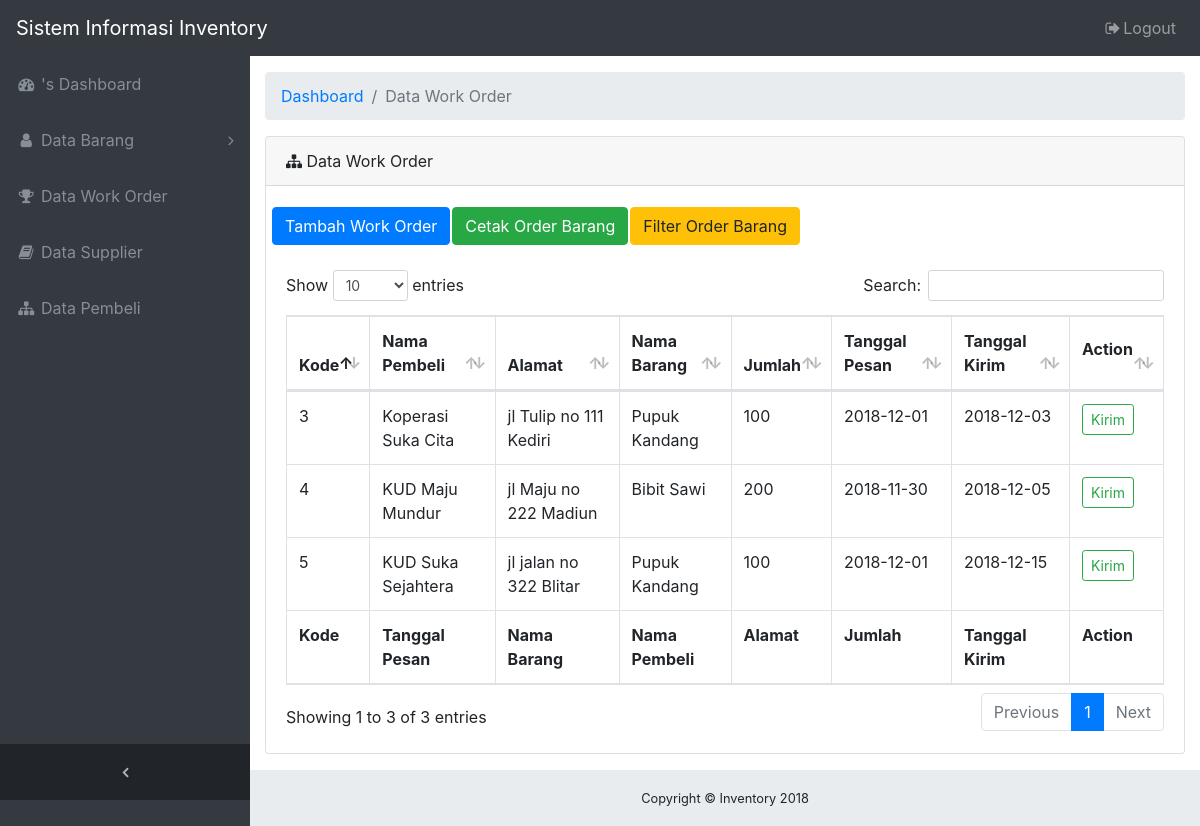
The page /index.php/order on the database its author committed.
### tables this page shows
CREATE TABLE `order` (
  `id_order` int(11) NOT NULL,
  `kd_pembeli` int(11) NOT NULL,
  `kd_brg` int(11) NOT NULL,
  `jumlahOrder` int(11) NOT NULL,
  `tgl_pesan` varchar(30) NOT NULL,
  `tgl_kirim` varchar(30) NOT NULL,
  `status` int(2) NOT NULL DEFAULT '0'
);

CREATE TABLE `pembeli` (
  `kd_pembeli` int(10) NOT NULL,
  `nm_pembeli` varchar(50) NOT NULL,
  `alamat` varchar(100) NOT NULL,
  `telpon` varchar(15) NOT NULL,
  `email` varchar(29) NOT NULL
);

CREATE TABLE `barang` (
  `kd_brg` int(10) NOT NULL,
  `nm_brg` varchar(50) NOT NULL,
  `jumlah` float NOT NULL,
  `kd_supplier` int(10) NOT NULL
);

### application/controllers/Order.php (called while the page is built, shortened)
<?php
class Order extends CI_Controller {
	function __construct()
	{
		$this->load->library('form_validation');
		$this->load->model('m_order');
		$this->load->model('m_barangKeluar');
		$this->load->helper('date');
	}
	public function index()
	{
		$data['result'] = $this->m_order->get_join();
		$this->load->view('sidebaradmin');
		$this->load->view('order', $data);
		$this->load->view('footer');
	}
}

### index.php (called while the page is built, shortened)
<?php
require_once BASEPATH.'core/CodeIgniter.php';

### application/models/M_order.php (called while the page is built, shortened)
<?php
class M_order extends CI_Model
{
    public function get_join(){
        $this->db->select('*');
        $this->db->join('barang', 'barang.kd_brg = order.kd_brg');
        $this->db->join('pembeli', 'pembeli.kd_pembeli = order.kd_pembeli');
        $this->db->from('order');
        $query = $this->db->get();
        return $query->result();
    }
}

### application/views/order.php (the view, shortened to what this page needs)
<div class="content-wrapper">
  <div class="container-fluid">
  <ol class="breadcrumb">
    <li class="breadcrumb-item">
      <a href="#">Dashboard</a>
    </li>
    <li class="breadcrumb-item active">Data Work Order</li>
  </ol>
  <div class="card mb-3">
    <div class="card-header"><i class="fa fa-sitemap"></i> Data Work Order</div>
    <div class="card-body">
      <div class="row">
        <table>
        <td>
          <a href="<?php echo site_url('Order/addOrder/') ?>" class="btn btn-primary">Tambah Work Order</a>
        </td><td>
          <a href="<?php echo site_url('LaporanOrder') ?>" target="_blank" class="btn btn-success">Cetak Order Barang</a>
        </td><td>
          <a href="<?php echo site_url('Laporan/filterOrder') ?>" target="_blank" class="btn btn-warning">Filter Order Barang</a>
        </td>
        </table>
        <div class="col-md-12"><br></div>
        <table id="table_id" class="table table-hover table-bordered" cellspacing="0" width="100%">
      <thead>
        <tr>
          <th>Kode</th>
          <th>Nama Pembeli</th>
          <th>Alamat</th>
          <th>Nama Barang</th>
          <th>Jumlah</th>
          <th>Tanggal Pesan</th>
          <th>Tanggal Kirim</th>
          <th>Action
          </p></th>
        </tr>
      </thead>
      <tbody>
       <?php
       $tgl=date('Y-m-d');
       foreach($result as $d){ ?>
         <tr>
          <td><?php echo $d->id_order; ?></td>
          <td><?php echo $d->nm_pembeli; ?></td>
          <td><?php echo $d->alamat; ?></td>
          <td><?php echo $d->nm_brg; ?></td>
          <td><?php echo $d->jumlahOrder; ?></td>
          <td><?php echo $d->tgl_pesan; ?></td>
          <td><?php echo $d->tgl_kirim; ?></td>
          <td>
          <?php if($d->status == 0) { ?>
            <?php if($d->tgl_kirim <= $tgl){ ?>
              <a class="btn btn-sm btn-outline-success" href="<?php echo base_url()."order/kirim/".$d->id_order; ?>" >Kirim</a>
              <?php } else { ?>
              <a  class="btn btn-sm btn-outline-warning" href="<?php echo base_url()."order/edit/".$d->id_order; ?>">Edit</a>
              <a class="btn btn-sm btn-outline-danger" href="<?php echo base_url()."order/do_delete/".$d->id_order; ?>" >Hapus</a>
            <?php } } }?>
          </td>
         </tr>
      </tbody>
      <tfoot>
        <tr>
          <th>Kode</th>
          <th>Tanggal Pesan</th>
          <th>Nama Barang</th>
          <th>Nama Pembeli</th>
          <th>Alamat</th>
          <th>Jumlah</th>
          <th>Tanggal Kirim</th>
          <th>Action</th>
        </tr>
      </tfoot>
    </table>
    </div>
    </div>
  </div>
</div>
</div>

### assets/css/sb-admin.css (style rules this page uses)
html { position: relative; min-height: 100%; }
body { overflow-x: hidden; }
body.sticky-footer { margin-bottom: 56px; }
body.sticky-footer .content-wrapper { min-height: calc(100vh - 56px - 56px); }
body.fixed-nav { padding-top: 56px; }
.content-wrapper { min-height: calc(100vh - 56px); padding-top: 1rem; }
.content-wrapper { overflow-x: hidden; background: white; }
@media (min-width: 992px) { .content-wrapper { margin-left: 250px; } }

### rows shown on the page
order: id_order "3", kd_pembeli.nm_pembeli "Koperasi Suka Cita", kd_pembeli.alamat "jl Tulip no 111 Kediri", kd_brg.nm_brg "Pupuk Kandang", jumlahOrder "100", tgl_pesan "2018-12-01", tgl_kirim "2018-12-03"
order: id_order "4", kd_pembeli.nm_pembeli "KUD Maju Mundur", kd_pembeli.alamat "jl Maju no 222 Madiun", kd_brg.nm_brg "Bibit Sawi", jumlahOrder "200", tgl_pesan "2018-11-30", tgl_kirim "2018-12-05"
order: id_order "5", kd_pembeli.nm_pembeli "KUD Suka Sejahtera", kd_pembeli.alamat "jl jalan no 322 Blitar", kd_brg.nm_brg "Pupuk Kandang", jumlahOrder "100", tgl_pesan "2018-12-01", tgl_kirim "2018-12-15"
